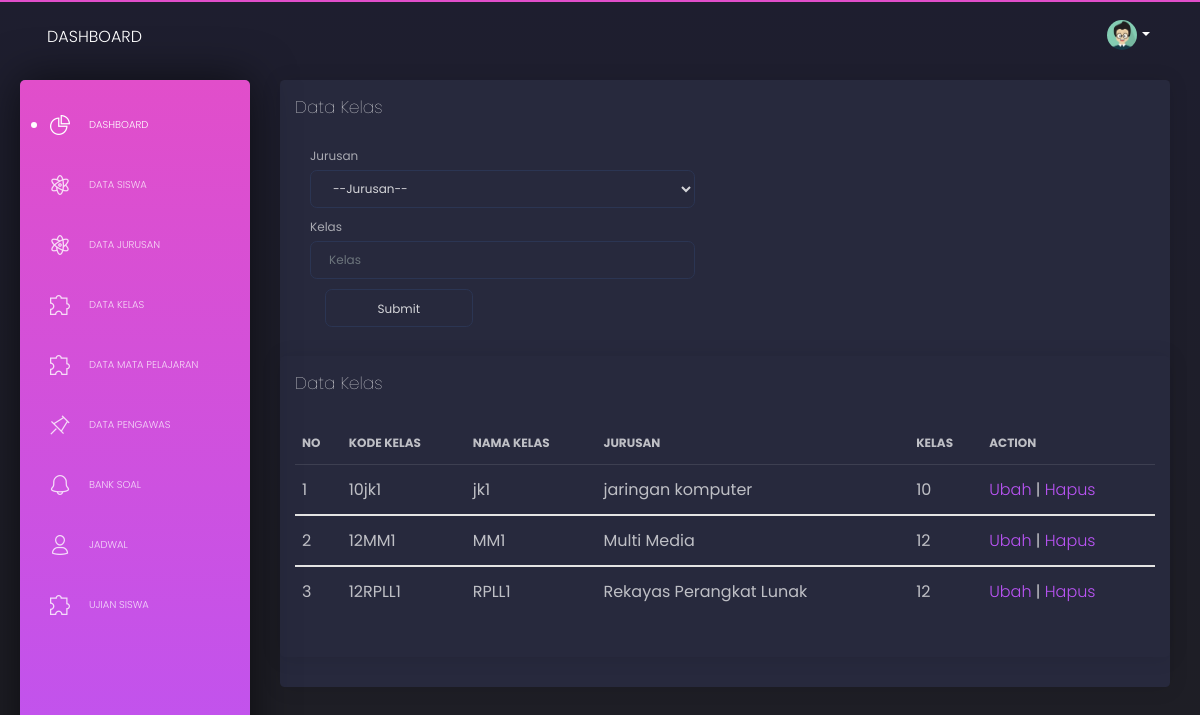
The app's page /dashboard/kelas.php with its own data.
### tables this page shows
CREATE TABLE `tbkelas` (
  `kodekelas` varchar(10) NOT NULL,
  `kodejurusan` int(11) NOT NULL,
  `nama` varchar(50) NOT NULL,
  `kelas` tinyint(3) NOT NULL
);

CREATE TABLE `tbjurusan` (
  `kodejurusan` int(11) NOT NULL,
  `nama` varchar(50) NOT NULL
);

### dashboard/kelas.php (the view, shortened to what this page needs)
<html class="perfect-scrollbar-on" lang="en">
<head>
  <link href="https://use.fontawesome.com/releases/v5.0.6/css/all.css" rel="stylesheet">
  <link href="assets/css/nucleo-icons.css" rel="stylesheet" />
  <link href="assets/css/black-dashboard.css?v=1.0.0" rel="stylesheet" />
  <link href="assets/demo/demo.css" rel="stylesheet" />
</head>
<body class="">
  <div class="wrapper">
    <?php
        include("menu.php");
        include("koneksi.php");
    ?>
    <div class="main-panel">
      <nav class="navbar navbar-expand-lg navbar-absolute navbar-transparent">
        <div class="container-fluid">
          <div class="navbar-wrapper">
            <a class="navbar-brand" href="javascript:void(0)">Dashboard</a>
          </div>
          <div class="collapse navbar-collapse" id="navigation">
            <ul class="navbar-nav ml-auto">
              <li class="dropdown nav-item">
                <a href="#" class="dropdown-toggle nav-link" data-toggle="dropdown">
                  <div class="photo">
                    <img src="assets/img/anime3.png" alt="Profile Photo">
                  </div>
                  <b class="caret d-none d-lg-block d-xl-block"></b>
                </a>
              </li>
            </ul>
          </div>
        </div>
      </nav>
      <div class="content">
        <div class="row">
          <div class="col-md-12">
            <div class="card ">
              <div class="card-header">
                <h4 class="card-title">Data Kelas</h4>
              </div>
              <div class="card-body">
                <div class="row">
                  <div class="col-md-6">
                    <form action="insertdatakelas.php" method="post" class="from-horizontal" role="form">
                      <div class="form-group">
                        <div class="col-sm-12">
                          <label for="">Jurusan</label>
                          <select class="form-control" name="kodejurusan" id="">
                            <option selected>--Jurusan--</option>
                          </select>
                        </div>
                      </div>
                      <div class="form-group">
                        <div class="col-sm-12">
                          <label for="">Kelas</label>
                          <input type="text" class="form-control" id="lastname" placeholder="Kelas" name="kelas">
                        </div>
                      </div>
                      <div class="col-sm-6">
                        <div class="form-group">
                          <div class="col-sm-12">
                            <input type="submit" value="Submit" class="form-control" name="submit">
                          </div>
                        </div>
                      </div>
                    </form>
                  </div>
                </div>
              </div>
              <div class="row">
                <div class="col-md-12">
                  <div class="card ">
                    <div class="card-header">
                      <h4 class="card-title">Data Kelas</h4>
                    </div>
                    <div class="card-body">
                      <div class="table-responsive">
                        <table class="table tablesorter " id="">
                          <thead class=" text-primary">
                            <tr>
                              <th>
                                NO
                              </th>
                              <th>
                                Kode Kelas
                              </th>
                              <th>
                                Nama Kelas
                              </th>
                              <th>
                                Jurusan
                              </th>
                              <th>
                                Kelas
                              </th>
                              <th>
                                Action
                              </th>
                            </tr>
                          </thead>
                          <?php
                                            $query="select *,tbjurusan.nama as namaj, tbkelas.nama as namak from tbkelas inner join
                                            tbjurusan on tbkelas.kodejurusan=tbjurusan.kodejurusan";
                                            $execute=mysqli_query($koneksi,$query);
                                            $i=1;
                                            while($data=mysqli_fetch_array($execute)){
                                          ?>
                          <tbody>
                            <tr>
                              <td><?php echo $i;?></td>
                              <td>
                                <?php echo $data['kodekelas'];?>
                              </td>
                              <td>
                                <?php echo $data['namak'];?>
                              </td>
                              <td>
                                <?php echo $data['namaj'];?>
                              </td>
                              <td>
                                <?php echo $data['kelas'];?>
                              </td>
                              <td>
                                <a href="kelasedit.php?kodekelas=<?php echo $data['kodekelas']?>">Ubah</a>
                                | <a href="proseshapuskelas.php?kodekelas=<?php echo $data['kodekelas']?>"
                                  onclick="confirm('Yakin Ingin Menghapus Data?');">
                                  Hapus</a>
                              </td>
                            </tr>
                            <?php
                                                $i=$i+1;
                                            }
                                            ?>
                          </tbody>
                        </table>
                      </div>
                    </div>
                  </div>
                </div>
              </div>
            </div>
          </div>
        </div>
      </div>
    </div>
</body>
</html>

### records on screen
tbkelas: kodekelas "10jk1", nama "jk1", tbjurusan.nama "jaringan komputer", kelas "10"
tbkelas: kodekelas "12MM1", nama "MM1", tbjurusan.nama "Multi Media", kelas "12"
tbkelas: kodekelas "12RPLL1", nama "RPLL1", tbjurusan.nama "Rekayas Perangkat Lunak", kelas "12"
